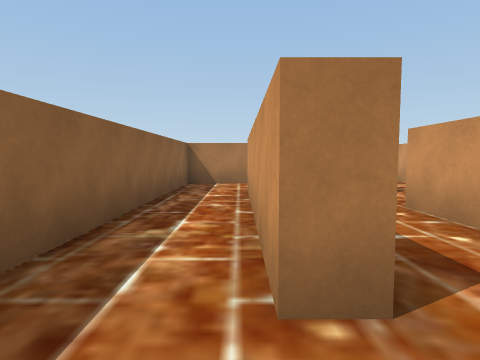
[1] (above)

19 first-person views from a walk through a 3-D level made in the Unity game engine. The camera is 1.4 m above the floor, tilts 4° down and sees 75° across. The floor is counted in squares, 2 m on a side. Each view is taken from the middle of a square. On the plan, view 1 faces up. The plan holds only what a view shows up to about 10 squares ahead; the rest is blank. The player is left out.

[2]
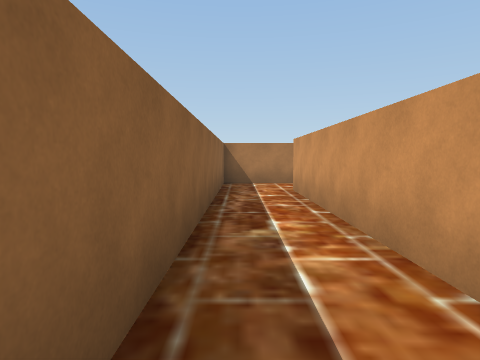

[3]
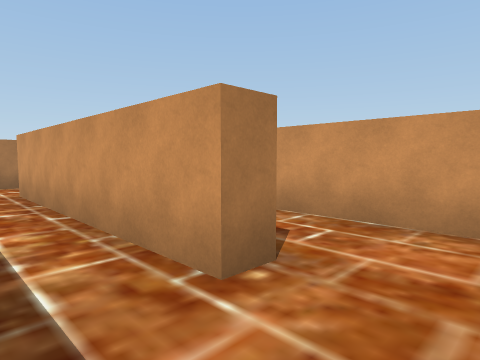

[4]
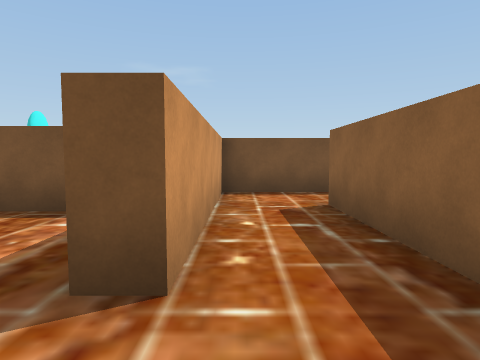

[5]
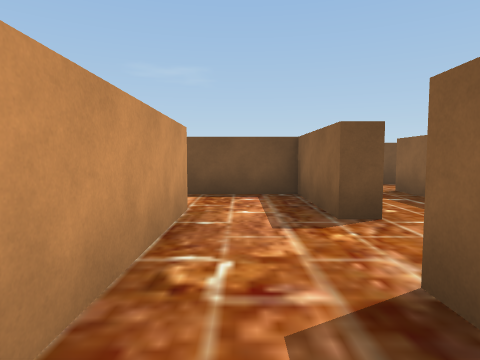

[6]
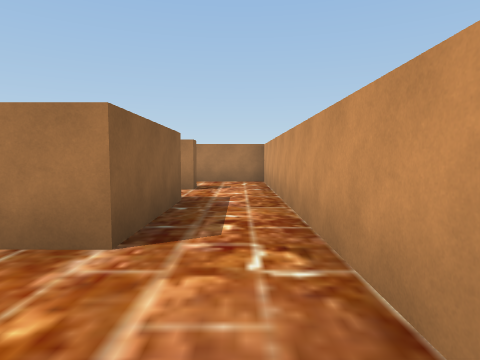

[7]
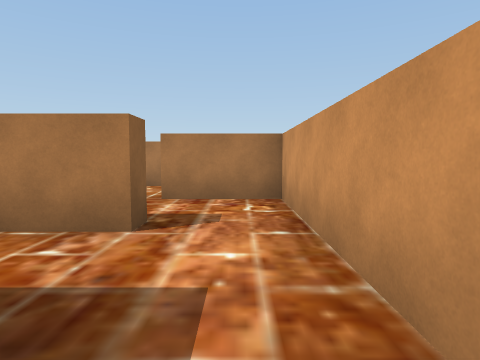

[8]
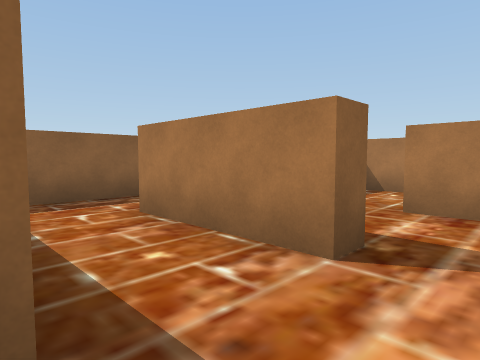

[9]
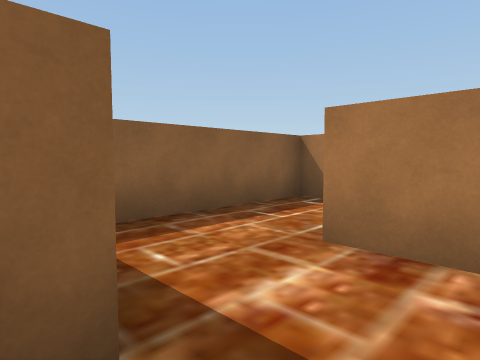

[10]
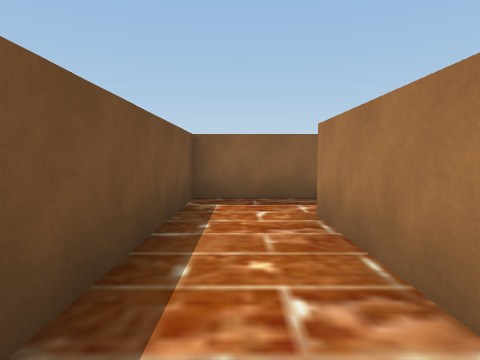

[11]
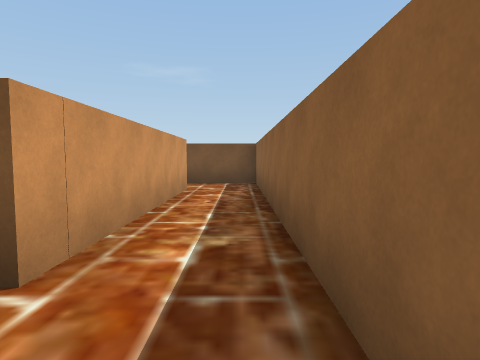

[12]
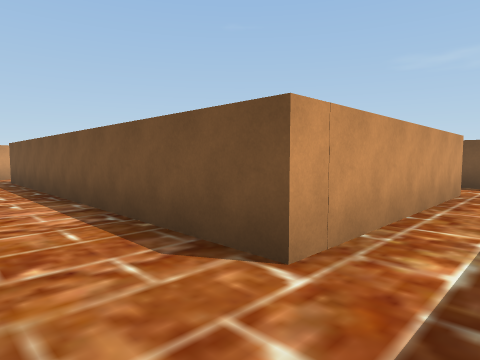

[13]
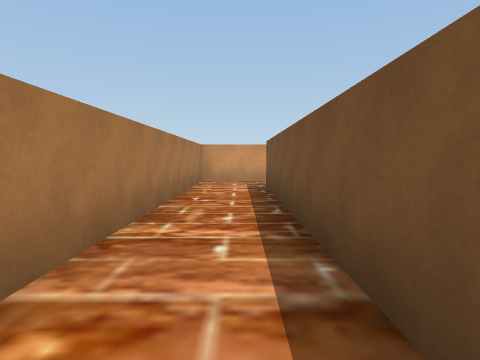

[14]
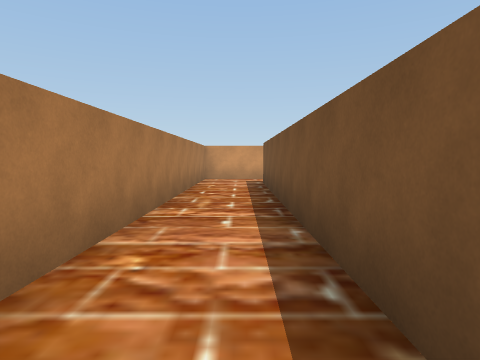

[15]
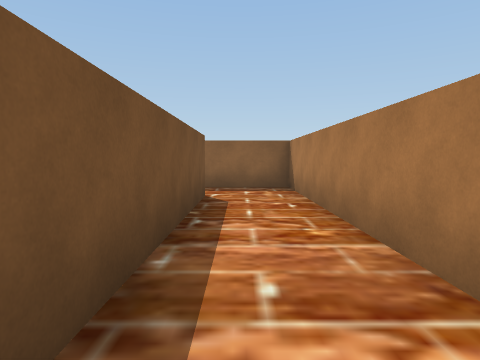

[16]
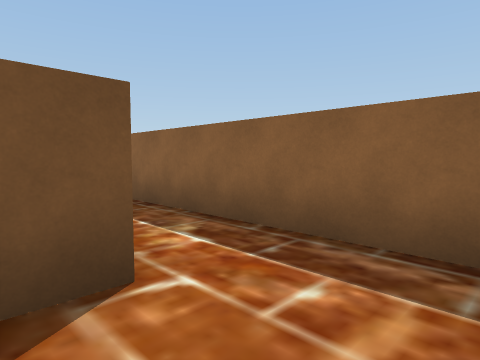

[17]
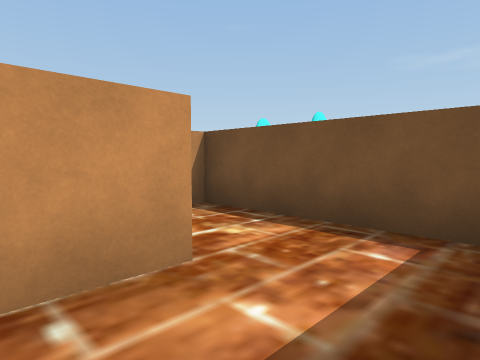

[18]
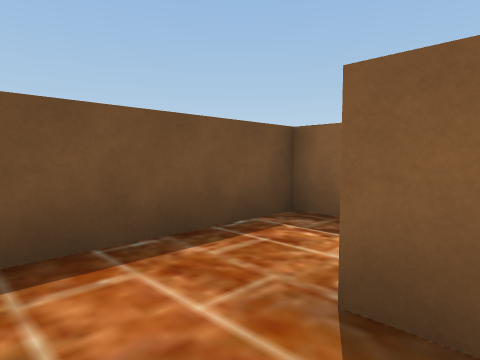

[19]
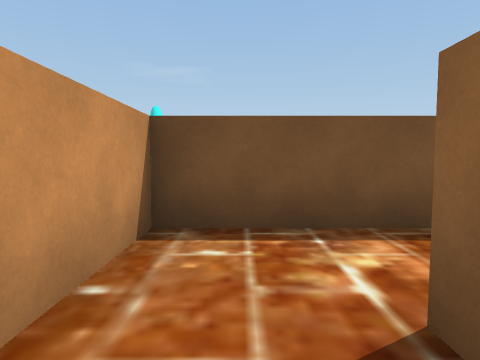

### Floor plan
Points are (right, up) in squares from view 1. A wall is a line through its corners. A room is listed if a view was taken in it or the views show most of it. See-through windows are left out.
Room 1 (views 1, 2, 3)
walls: (0.7, 1.3) (0.2, 1.3) (0.2, 6.9); (0.5, 8.7) (-1.4, 8.7) (-1.4, -0.4) (0.5, -0.4)
ways out: opening at (1, 0.5) to room 2
Room 2 (views 4, 18)
walls: (0.7, 4.4) (0.7, 1.3); (0.5, -0.4) (2.4, -0.4) (2.4, 4.4); (3, 6.4) (2.1, 6.4)
ways out: opening at (1, 0.5) to room 1; opening at (3, 5.5) to room 3
Room 3 (views 5, 7, 8, 9, 10, 17)
walls: (3, 11.5) (3, 10.9) (0.2, 10.9); (0.6, 9.2) (3, 9.2) (3, 6.4); (0.7, 13.4) (0.7, 12.4); (2.4, 4.4) (3, 4.4); (4.7, 4.6) (4.7, 13.3) (2.6, 13.3)
ways out: opening at (3, 5.5) to room 2; opening at (4, 4) to room 4; opening at (1.5, 10) to room 5; opening at (2, 14)
Room 4 (view 6)
walls: (4.7, 3.6) (4.7, 4.6); (3, 4.4) (3, 1.9) (4.5, 1.9)
ways out: opening at (4, 4) to room 3; opening at (5, 3) to room 7
Room 5 (views 11, 12, 13, 14, 15, 16)
walls: (0.2, 10.9) (0.2, 16.3) (9.9, 16.3); (11.5, 16.1) (11.5, 18.2) (-1.4, 18.2) (-1.4, 9.2) (0.6, 9.2)
ways out: opening at (1.5, 10) to room 3; opening at (10.5, 16)
Room 6 (view 19)
walls: (5.2, 4.1) (5.2, 3.6)
ways out: opening at (6, 4) to room 7
Room 7 (no view inside)
walls: (4.5, 1.9) (6.9, 1.9) (6.9, 4)
ways out: opening at (5, 3) to room 4; opening at (6, 4) to room 6

Positions as (right, up) in squares from view 1, and headings:
1: (0, 0), facing up
2: (-1, 0), facing up
3: (-1, 0), facing up-right
4: (2, 6), facing down
5: (4, 8), facing down
6: (4, 4), facing up
7: (4, 8), facing up
8: (4, 9), facing up-left
9: (4, 11), facing up-left
10: (4, 10), facing left
11: (-1, 18), facing down
12: (-1, 18), facing down-right
13: (2, 17), facing right
14: (1, 17), facing right
15: (6, 17), facing left
16: (1, 18), facing down-left
17: (3, 5), facing down-right
18: (2, 2), facing down-left
19: (6, 5), facing down
